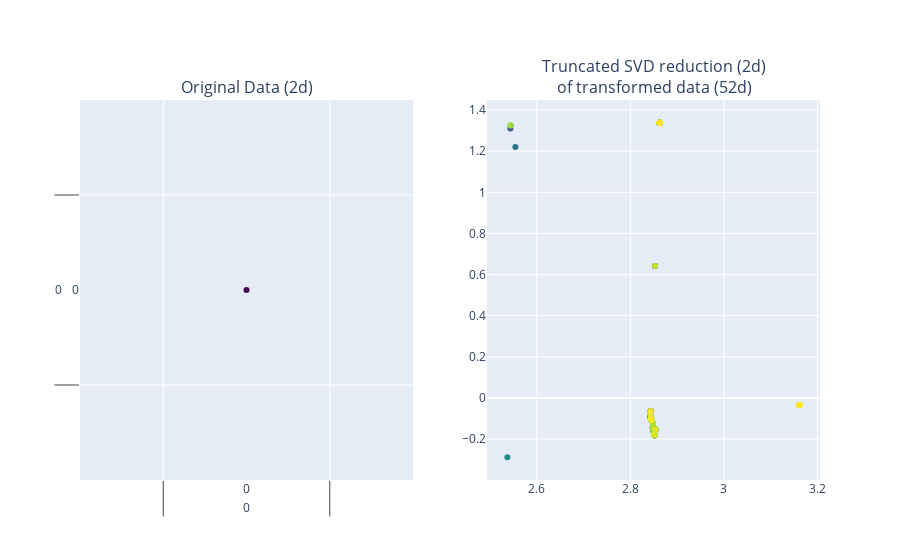

Here is the notebook cell this chart was saved with:
### Code cell
fig

### Figure 1 — Plotly figure (JSON) as saved in the notebook; plotly's stock layout.template omitted (floating-point values rounded to 4 significant figures; data arrays with more than 128 entries replaced by an {"elided": "..."} marker saying what was removed)
{"data": [{"marker": {"color": {"elided": "1416 int values"}, "colorscale": [[0, "#440154"], [0.1111, "#482878"], [0.2222, "#3e4989"], [0.3333, "#31688e"], [0.4444, "#26828e"], [0.5556, "#1f9e89"], [0.6667, "#35b779"], [0.7778, "#6ece58"], [0.8889, "#b5de2b"], [1, "#fde725"]]}, "mode": "markers", "showlegend": false, "type": "scatter", "x": {"elided": "1416x1 int values"}, "xaxis": "x", "y": {"elided": "1416x1 int values"}, "yaxis": "y"}, {"marker": {"color": {"elided": "1416 int values"}, "colorscale": [[0, "#440154"], [0.1111, "#482878"], [0.2222, "#3e4989"], [0.3333, "#31688e"], [0.4444, "#26828e"], [0.5556, "#1f9e89"], [0.6667, "#35b779"], [0.7778, "#6ece58"], [0.8889, "#b5de2b"], [1, "#fde725"]]}, "mode": "markers", "showlegend": false, "type": "scatter", "x": {"elided": "1416 float values"}, "xaxis": "x2", "y": {"elided": "1416 float values"}, "yaxis": "y2"}], "layout": {"annotations": [{"font": {"size": 16}, "showarrow": false, "text": "Original Data (2d)", "x": 0.225, "xanchor": "center", "xref": "paper", "y": 1, "yanchor": "bottom", "yref": "paper"}, {"font": {"size": 16}, "showarrow": false, "text": "Truncated SVD reduction (2d)<br>of transformed data (52d)", "x": 0.775, "xanchor": "center", "xref": "paper", "y": 1, "yanchor": "bottom", "yref": "paper"}], "xaxis": {"anchor": "y", "domain": [0, 0.45]}, "xaxis2": {"anchor": "y2", "domain": [0.55, 1]}, "yaxis": {"anchor": "x", "domain": [0, 1]}, "yaxis2": {"anchor": "x2", "domain": [0, 1]}}}
